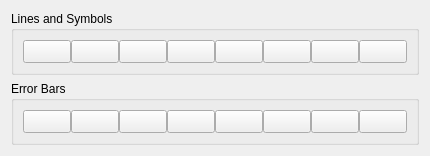
<?xml version="1.0" encoding="UTF-8"?>
<ui version="4.0">
 <class>DefaultColorsConfigPage</class>
 <widget class="QWidget" name="DefaultColorsConfigPage">
  <property name="geometry">
   <rect>
    <x>0</x>
    <y>0</y>
    <width>428</width>
    <height>150</height>
   </rect>
  </property>
  <property name="windowTitle">
   <string>Form</string>
  </property>
  <layout class="QVBoxLayout" name="verticalLayout">
   <item>
    <widget class="QGroupBox" name="groupLinesAndSymbols">
     <property name="title">
      <string>Lines and Symbols</string>
     </property>
     <layout class="QGridLayout" name="gridLayout">
      <property name="spacing">
       <number>0</number>
      </property>
      <item row="0" column="0">
       <widget class="ColorButton" name="lineColor01">
        <property name="sizePolicy">
         <sizepolicy hsizetype="Preferred" vsizetype="Fixed">
          <horstretch>0</horstretch>
          <verstretch>0</verstretch>
         </sizepolicy>
        </property>
        <property name="minimumSize">
         <size>
          <width>48</width>
          <height>0</height>
         </size>
        </property>
        <property name="focusPolicy">
         <enum>Qt::StrongFocus</enum>
        </property>
        <property name="text">
         <string/>
        </property>
        <property name="iconSize">
         <size>
          <width>32</width>
          <height>16</height>
         </size>
        </property>
       </widget>
      </item>
      <item row="0" column="1">
       <widget class="ColorButton" name="lineColor02">
        <property name="sizePolicy">
         <sizepolicy hsizetype="Preferred" vsizetype="Fixed">
          <horstretch>0</horstretch>
          <verstretch>0</verstretch>
         </sizepolicy>
        </property>
        <property name="minimumSize">
         <size>
          <width>48</width>
          <height>0</height>
         </size>
        </property>
        <property name="focusPolicy">
         <enum>Qt::StrongFocus</enum>
        </property>
        <property name="text">
         <string/>
        </property>
        <property name="iconSize">
         <size>
          <width>32</width>
          <height>16</height>
         </size>
        </property>
       </widget>
      </item>
      <item row="0" column="2">
       <widget class="ColorButton" name="lineColor03">
        <property name="sizePolicy">
         <sizepolicy hsizetype="Preferred" vsizetype="Fixed">
          <horstretch>0</horstretch>
          <verstretch>0</verstretch>
         </sizepolicy>
        </property>
        <property name="minimumSize">
         <size>
          <width>48</width>
          <height>0</height>
         </size>
        </property>
        <property name="focusPolicy">
         <enum>Qt::StrongFocus</enum>
        </property>
        <property name="text">
         <string/>
        </property>
        <property name="iconSize">
         <size>
          <width>32</width>
          <height>16</height>
         </size>
        </property>
       </widget>
      </item>
      <item row="0" column="3">
       <widget class="ColorButton" name="lineColor04">
        <property name="sizePolicy">
         <sizepolicy hsizetype="Preferred" vsizetype="Fixed">
          <horstretch>0</horstretch>
          <verstretch>0</verstretch>
         </sizepolicy>
        </property>
        <property name="minimumSize">
         <size>
          <width>48</width>
          <height>0</height>
         </size>
        </property>
        <property name="focusPolicy">
         <enum>Qt::StrongFocus</enum>
        </property>
        <property name="text">
         <string/>
        </property>
        <property name="iconSize">
         <size>
          <width>32</width>
          <height>16</height>
         </size>
        </property>
       </widget>
      </item>
      <item row="0" column="4">
       <widget class="ColorButton" name="lineColor05">
        <property name="sizePolicy">
         <sizepolicy hsizetype="Preferred" vsizetype="Fixed">
          <horstretch>0</horstretch>
          <verstretch>0</verstretch>
         </sizepolicy>
        </property>
        <property name="minimumSize">
         <size>
          <width>48</width>
          <height>0</height>
         </size>
        </property>
        <property name="focusPolicy">
         <enum>Qt::StrongFocus</enum>
        </property>
        <property name="text">
         <string/>
        </property>
        <property name="iconSize">
         <size>
          <width>32</width>
          <height>16</height>
         </size>
        </property>
       </widget>
      </item>
      <item row="0" column="5">
       <widget class="ColorButton" name="lineColor06">
        <property name="sizePolicy">
         <sizepolicy hsizetype="Preferred" vsizetype="Fixed">
          <horstretch>0</horstretch>
          <verstretch>0</verstretch>
         </sizepolicy>
        </property>
        <property name="minimumSize">
         <size>
          <width>48</width>
          <height>0</height>
         </size>
        </property>
        <property name="focusPolicy">
         <enum>Qt::StrongFocus</enum>
        </property>
        <property name="text">
         <string/>
        </property>
        <property name="iconSize">
         <size>
          <width>32</width>
          <height>16</height>
         </size>
        </property>
       </widget>
      </item>
      <item row="0" column="6">
       <widget class="ColorButton" name="lineColor07">
        <property name="sizePolicy">
         <sizepolicy hsizetype="Preferred" vsizetype="Fixed">
          <horstretch>0</horstretch>
          <verstretch>0</verstretch>
         </sizepolicy>
        </property>
        <property name="minimumSize">
         <size>
          <width>48</width>
          <height>0</height>
         </size>
        </property>
        <property name="focusPolicy">
         <enum>Qt::StrongFocus</enum>
        </property>
        <property name="text">
         <string/>
        </property>
        <property name="iconSize">
         <size>
          <width>32</width>
          <height>16</height>
         </size>
        </property>
       </widget>
      </item>
      <item row="0" column="7">
       <widget class="ColorButton" name="lineColor08">
        <property name="sizePolicy">
         <sizepolicy hsizetype="Preferred" vsizetype="Fixed">
          <horstretch>0</horstretch>
          <verstretch>0</verstretch>
         </sizepolicy>
        </property>
        <property name="minimumSize">
         <size>
          <width>48</width>
          <height>0</height>
         </size>
        </property>
        <property name="focusPolicy">
         <enum>Qt::StrongFocus</enum>
        </property>
        <property name="text">
         <string/>
        </property>
        <property name="iconSize">
         <size>
          <width>32</width>
          <height>16</height>
         </size>
        </property>
       </widget>
      </item>
     </layout>
    </widget>
   </item>
   <item>
    <widget class="QGroupBox" name="groupErrorBarColors">
     <property name="title">
      <string>Error Bars</string>
     </property>
     <layout class="QGridLayout" name="gridLayout_2">
      <property name="spacing">
       <number>0</number>
      </property>
      <item row="0" column="0">
       <widget class="ColorButton" name="errorBarColor01">
        <property name="sizePolicy">
         <sizepolicy hsizetype="Preferred" vsizetype="Fixed">
          <horstretch>0</horstretch>
          <verstretch>0</verstretch>
         </sizepolicy>
        </property>
        <property name="minimumSize">
         <size>
          <width>48</width>
          <height>0</height>
         </size>
        </property>
        <property name="focusPolicy">
         <enum>Qt::StrongFocus</enum>
        </property>
        <property name="text">
         <string/>
        </property>
        <property name="iconSize">
         <size>
          <width>32</width>
          <height>16</height>
         </size>
        </property>
       </widget>
      </item>
      <item row="0" column="1">
       <widget class="ColorButton" name="errorBarColor02">
        <property name="sizePolicy">
         <sizepolicy hsizetype="Preferred" vsizetype="Fixed">
          <horstretch>0</horstretch>
          <verstretch>0</verstretch>
         </sizepolicy>
        </property>
        <property name="minimumSize">
         <size>
          <width>48</width>
          <height>0</height>
         </size>
        </property>
        <property name="focusPolicy">
         <enum>Qt::StrongFocus</enum>
        </property>
        <property name="text">
         <string/>
        </property>
        <property name="iconSize">
         <size>
          <width>32</width>
          <height>16</height>
         </size>
        </property>
       </widget>
      </item>
      <item row="0" column="2">
       <widget class="ColorButton" name="errorBarColor03">
        <property name="sizePolicy">
         <sizepolicy hsizetype="Preferred" vsizetype="Fixed">
          <horstretch>0</horstretch>
          <verstretch>0</verstretch>
         </sizepolicy>
        </property>
        <property name="minimumSize">
         <size>
          <width>48</width>
          <height>0</height>
         </size>
        </property>
        <property name="focusPolicy">
         <enum>Qt::StrongFocus</enum>
        </property>
        <property name="text">
         <string/>
        </property>
        <property name="iconSize">
         <size>
          <width>32</width>
          <height>16</height>
         </size>
        </property>
       </widget>
      </item>
      <item row="0" column="3">
       <widget class="ColorButton" name="errorBarColor04">
        <property name="sizePolicy">
         <sizepolicy hsizetype="Preferred" vsizetype="Fixed">
          <horstretch>0</horstretch>
          <verstretch>0</verstretch>
         </sizepolicy>
        </property>
        <property name="minimumSize">
         <size>
          <width>48</width>
          <height>0</height>
         </size>
        </property>
        <property name="focusPolicy">
         <enum>Qt::StrongFocus</enum>
        </property>
        <property name="text">
         <string/>
        </property>
        <property name="iconSize">
         <size>
          <width>32</width>
          <height>16</height>
         </size>
        </property>
       </widget>
      </item>
      <item row="0" column="4">
       <widget class="ColorButton" name="errorBarColor05">
        <property name="sizePolicy">
         <sizepolicy hsizetype="Preferred" vsizetype="Fixed">
          <horstretch>0</horstretch>
          <verstretch>0</verstretch>
         </sizepolicy>
        </property>
        <property name="minimumSize">
         <size>
          <width>48</width>
          <height>0</height>
         </size>
        </property>
        <property name="focusPolicy">
         <enum>Qt::StrongFocus</enum>
        </property>
        <property name="text">
         <string/>
        </property>
        <property name="iconSize">
         <size>
          <width>32</width>
          <height>16</height>
         </size>
        </property>
       </widget>
      </item>
      <item row="0" column="5">
       <widget class="ColorButton" name="errorBarColor06">
        <property name="sizePolicy">
         <sizepolicy hsizetype="Preferred" vsizetype="Fixed">
          <horstretch>0</horstretch>
          <verstretch>0</verstretch>
         </sizepolicy>
        </property>
        <property name="minimumSize">
         <size>
          <width>48</width>
          <height>0</height>
         </size>
        </property>
        <property name="focusPolicy">
         <enum>Qt::StrongFocus</enum>
        </property>
        <property name="text">
         <string/>
        </property>
        <property name="iconSize">
         <size>
          <width>32</width>
          <height>16</height>
         </size>
        </property>
       </widget>
      </item>
      <item row="0" column="6">
       <widget class="ColorButton" name="errorBarColor07">
        <property name="sizePolicy">
         <sizepolicy hsizetype="Preferred" vsizetype="Fixed">
          <horstretch>0</horstretch>
          <verstretch>0</verstretch>
         </sizepolicy>
        </property>
        <property name="minimumSize">
         <size>
          <width>48</width>
          <height>0</height>
         </size>
        </property>
        <property name="focusPolicy">
         <enum>Qt::StrongFocus</enum>
        </property>
        <property name="text">
         <string/>
        </property>
        <property name="iconSize">
         <size>
          <width>32</width>
          <height>16</height>
         </size>
        </property>
       </widget>
      </item>
      <item row="0" column="7">
       <widget class="ColorButton" name="errorBarColor08">
        <property name="sizePolicy">
         <sizepolicy hsizetype="Preferred" vsizetype="Fixed">
          <horstretch>0</horstretch>
          <verstretch>0</verstretch>
         </sizepolicy>
        </property>
        <property name="minimumSize">
         <size>
          <width>48</width>
          <height>0</height>
         </size>
        </property>
        <property name="focusPolicy">
         <enum>Qt::StrongFocus</enum>
        </property>
        <property name="text">
         <string/>
        </property>
        <property name="iconSize">
         <size>
          <width>32</width>
          <height>16</height>
         </size>
        </property>
       </widget>
      </item>
     </layout>
    </widget>
   </item>
   <item>
    <spacer name="verticalSpacer">
     <property name="orientation">
      <enum>Qt::Vertical</enum>
     </property>
     <property name="sizeHint" stdset="0">
      <size>
       <width>20</width>
       <height>2</height>
      </size>
     </property>
    </spacer>
   </item>
  </layout>
 </widget>
 <customwidgets>
  <customwidget>
   <class>ColorButton</class>
   <extends>QToolButton</extends>
   <header>saxsview_colorbutton.h</header>
  </customwidget>
 </customwidgets>
 <resources/>
 <connections/>
</ui>
